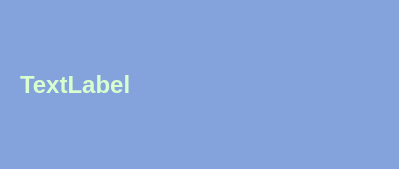
<?xml version="1.0" encoding="UTF-8"?>
<ui version="4.0">
 <class>msgboxautoclose</class>
 <widget class="QDialog" name="msgboxautoclose">
  <property name="geometry">
   <rect>
    <x>0</x>
    <y>0</y>
    <width>399</width>
    <height>169</height>
   </rect>
  </property>
  <property name="palette">
   <palette>
    <active>
     <colorrole role="Base">
      <brush brushstyle="SolidPattern">
       <color alpha="255">
        <red>255</red>
        <green>255</green>
        <blue>255</blue>
       </color>
      </brush>
     </colorrole>
     <colorrole role="Window">
      <brush brushstyle="SolidPattern">
       <color alpha="255">
        <red>132</red>
        <green>163</green>
        <blue>221</blue>
       </color>
      </brush>
     </colorrole>
    </active>
    <inactive>
     <colorrole role="Base">
      <brush brushstyle="SolidPattern">
       <color alpha="255">
        <red>255</red>
        <green>255</green>
        <blue>255</blue>
       </color>
      </brush>
     </colorrole>
     <colorrole role="Window">
      <brush brushstyle="SolidPattern">
       <color alpha="255">
        <red>132</red>
        <green>163</green>
        <blue>221</blue>
       </color>
      </brush>
     </colorrole>
    </inactive>
    <disabled>
     <colorrole role="Base">
      <brush brushstyle="SolidPattern">
       <color alpha="255">
        <red>132</red>
        <green>163</green>
        <blue>221</blue>
       </color>
      </brush>
     </colorrole>
     <colorrole role="Window">
      <brush brushstyle="SolidPattern">
       <color alpha="255">
        <red>132</red>
        <green>163</green>
        <blue>221</blue>
       </color>
      </brush>
     </colorrole>
    </disabled>
   </palette>
  </property>
  <property name="windowTitle">
   <string>Info</string>
  </property>
  <layout class="QVBoxLayout" name="verticalLayout_2">
   <item>
    <widget class="QFrame" name="frame">
     <property name="frameShape">
      <enum>QFrame::NoFrame</enum>
     </property>
     <property name="frameShadow">
      <enum>QFrame::Raised</enum>
     </property>
     <layout class="QVBoxLayout" name="verticalLayout">
      <item>
       <widget class="QLabel" name="label">
        <property name="palette">
         <palette>
          <active>
           <colorrole role="WindowText">
            <brush brushstyle="SolidPattern">
             <color alpha="255">
              <red>217</red>
              <green>255</green>
              <blue>207</blue>
             </color>
            </brush>
           </colorrole>
          </active>
          <inactive>
           <colorrole role="WindowText">
            <brush brushstyle="SolidPattern">
             <color alpha="255">
              <red>217</red>
              <green>255</green>
              <blue>207</blue>
             </color>
            </brush>
           </colorrole>
          </inactive>
          <disabled>
           <colorrole role="WindowText">
            <brush brushstyle="SolidPattern">
             <color alpha="255">
              <red>120</red>
              <green>120</green>
              <blue>120</blue>
             </color>
            </brush>
           </colorrole>
          </disabled>
         </palette>
        </property>
        <property name="font">
         <font>
          <family>Arial</family>
          <pointsize>18</pointsize>
          <weight>75</weight>
          <bold>true</bold>
         </font>
        </property>
        <property name="text">
         <string>TextLabel</string>
        </property>
       </widget>
      </item>
     </layout>
    </widget>
   </item>
  </layout>
 </widget>
 <resources/>
 <connections/>
</ui>
